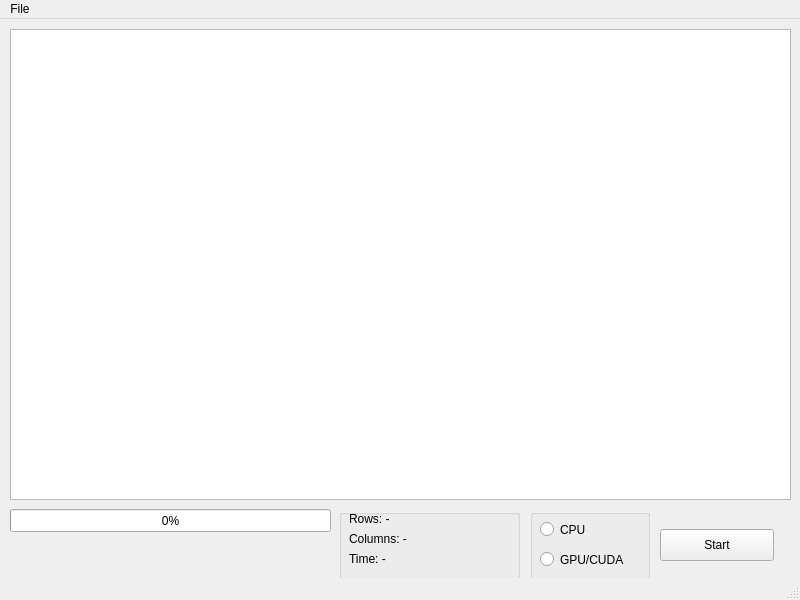
<?xml version="1.0" encoding="UTF-8"?>
<ui version="4.0">
 <class>MainWindow</class>
 <widget class="QMainWindow" name="MainWindow">
  <property name="geometry">
   <rect>
    <x>0</x>
    <y>0</y>
    <width>800</width>
    <height>600</height>
   </rect>
  </property>
  <property name="windowTitle">
   <string>MainWindow</string>
  </property>
  <widget class="QWidget" name="centralwidget">
   <widget class="QGraphicsView" name="graphicsView">
    <property name="geometry">
     <rect>
      <x>10</x>
      <y>10</y>
      <width>781</width>
      <height>471</height>
     </rect>
    </property>
   </widget>
   <widget class="QPushButton" name="StartButton">
    <property name="geometry">
     <rect>
      <x>660</x>
      <y>510</y>
      <width>114</width>
      <height>32</height>
     </rect>
    </property>
    <property name="text">
     <string>Start</string>
    </property>
   </widget>
   <widget class="QProgressBar" name="progressBar">
    <property name="geometry">
     <rect>
      <x>10</x>
      <y>490</y>
      <width>321</width>
      <height>23</height>
     </rect>
    </property>
    <property name="value">
     <number>0</number>
    </property>
   </widget>
   <widget class="QGroupBox" name="selectBox">
    <property name="geometry">
     <rect>
      <x>530</x>
      <y>490</y>
      <width>120</width>
      <height>80</height>
     </rect>
    </property>
    <property name="title">
     <string/>
    </property>
    <widget class="QRadioButton" name="radioCPU">
     <property name="geometry">
      <rect>
       <x>10</x>
       <y>10</y>
       <width>102</width>
       <height>21</height>
      </rect>
     </property>
     <property name="text">
      <string>CPU</string>
     </property>
    </widget>
    <widget class="QRadioButton" name="radioGPU">
     <property name="geometry">
      <rect>
       <x>10</x>
       <y>40</y>
       <width>102</width>
       <height>21</height>
      </rect>
     </property>
     <property name="text">
      <string>GPU/CUDA</string>
     </property>
    </widget>
   </widget>
   <widget class="QGroupBox" name="infoBox">
    <property name="geometry">
     <rect>
      <x>339</x>
      <y>490</y>
      <width>181</width>
      <height>80</height>
     </rect>
    </property>
    <property name="title">
     <string/>
    </property>
    <widget class="QLabel" name="labelRows">
     <property name="geometry">
      <rect>
       <x>10</x>
       <y>0</y>
       <width>101</width>
       <height>20</height>
      </rect>
     </property>
     <property name="text">
      <string>Rows: -</string>
     </property>
    </widget>
    <widget class="QLabel" name="labelColumns">
     <property name="geometry">
      <rect>
       <x>10</x>
       <y>20</y>
       <width>101</width>
       <height>20</height>
      </rect>
     </property>
     <property name="text">
      <string>Columns: -</string>
     </property>
    </widget>
    <widget class="QLabel" name="labelTime">
     <property name="geometry">
      <rect>
       <x>10</x>
       <y>40</y>
       <width>101</width>
       <height>20</height>
      </rect>
     </property>
     <property name="text">
      <string>Time: -</string>
     </property>
    </widget>
   </widget>
  </widget>
  <widget class="QMenuBar" name="menubar">
   <property name="geometry">
    <rect>
     <x>0</x>
     <y>0</y>
     <width>800</width>
     <height>21</height>
    </rect>
   </property>
   <widget class="QMenu" name="menuFile">
    <property name="title">
     <string>File</string>
    </property>
    <addaction name="actionOpen"/>
    <addaction name="separator"/>
    <addaction name="actionSave"/>
   </widget>
   <addaction name="menuFile"/>
  </widget>
  <widget class="QStatusBar" name="statusbar"/>
  <action name="actionOpen">
   <property name="text">
    <string>Open</string>
   </property>
  </action>
  <action name="actionSave">
   <property name="text">
    <string>Save</string>
   </property>
  </action>
  <action name="actionStart">
   <property name="text">
    <string>Start</string>
   </property>
  </action>
 </widget>
 <resources/>
 <connections/>
</ui>
